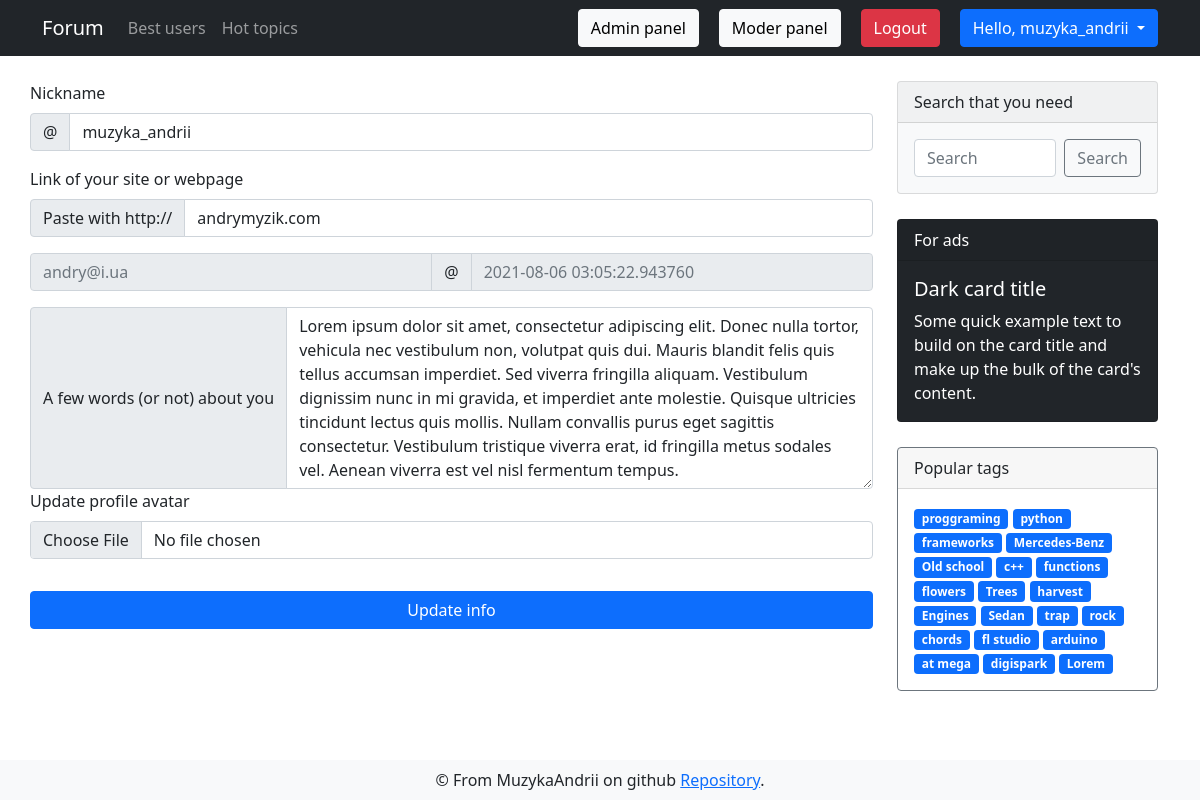
/user/settings (signed in), run on an earlier commit of the app's database.
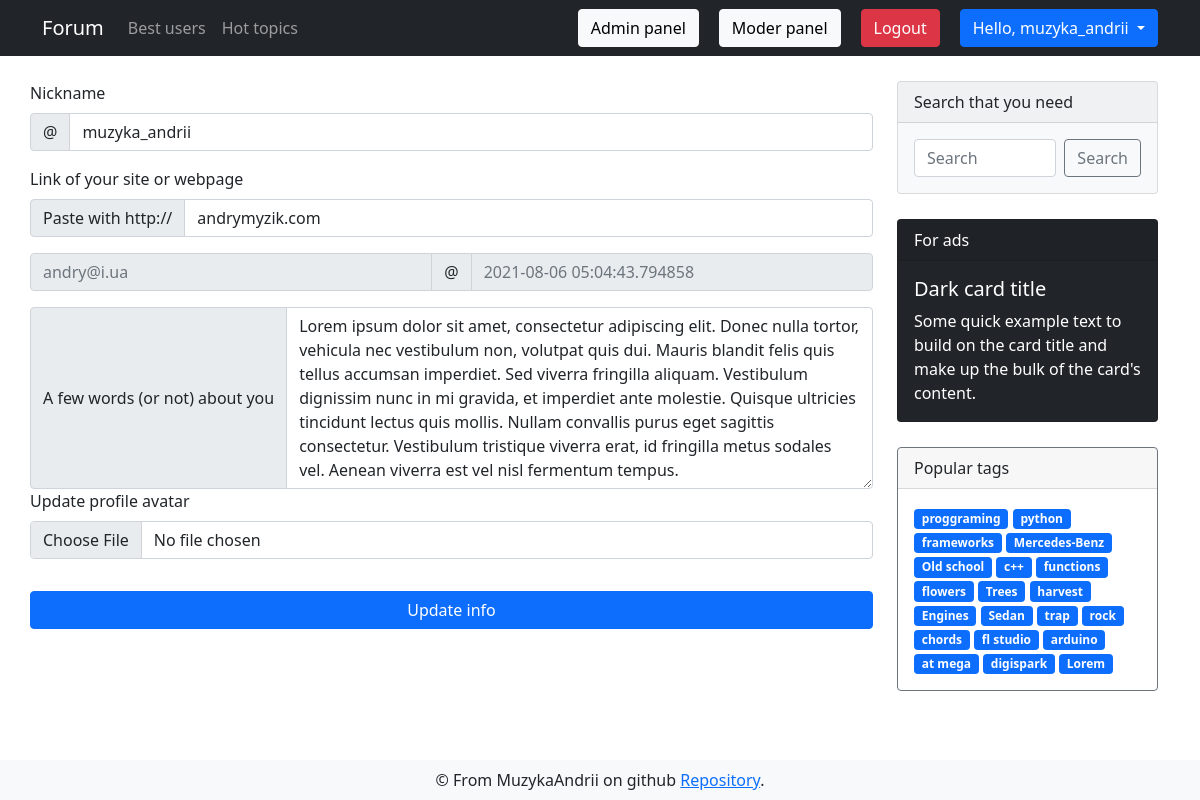
And on a later commit of the database.
### app/models.py (models this page shows, shortened)
class DbMixin(object):
    def save(self):
        db.session.add(self)
        db.session.commit()

class User(UserMixin, DbMixin, db.Model):
    id = db.Column(db.Integer, primary_key = True, autoincrement=True)
    nickname = db.Column(db.String(30), unique=True, nullable=False)
    email = db.Column(db.String(120), unique=True, nullable=False)
    email_confirmed = db.Column(db.Boolean, default=False)
    password = db.Column(db.String(70), nullable=False)
    about = db.Column(db.Text, default='Hi everyone!')
    website = db.Column(db.String(120))
    register_date = db.Column(db.DateTime, default=dt.utcnow)
    last_seen = db.Column(db.DateTime, default=dt.utcnow)
    is_banned = db.Column(db.Boolean, default=False)
    ban_reason = db.Column(db.String(255))
    created_discussions = db.relationship('Discussion', backref='creator', lazy='dynamic')
    created_comments = db.relationship('Comment', backref='creator', lazy='dynamic')
    avatars = db.relationship('Image', backref='owner', lazy='dynamic')
    edit_requests = db.relationship('Edit_request', backref='editor', lazy='dynamic')
    roles = db.relationship('Role', secondary=users_roles, backref=db.backref('users', lazy='select'))
    def update_last_seen(self):
        self.last_seen = dt.now()
        self.save()
    def has_role(self, role):
        for r in self.roles:
            if r.name == role:
                return True
        return False

class Tag(DbMixin, db.Model):
    id = db.Column(db.Integer, primary_key = True, autoincrement=True)
    name = db.Column(db.String(50), unique=True, nullable=False)
    slug = db.Column(db.String(100), unique=True, nullable=False)
    section_id = db.Column(db.Integer, db.ForeignKey('section.id'), nullable=False)

### app/views.py (the view)
@app.route('/user/settings', methods=['GET'])
@login_required
def user_settings():
    form, email, last_seen = prepare_user_settings_form(current_user)
    return render_template('user/user_settings.html', tags=get_tags(), form=form, email=email, last_seen=last_seen)

### app/forms.py
class UpdateAccountForm(FlaskForm):
    nickname = StringField('Nickname', validators=[DataRequired(message='This area is required'), Length(min=3, max=30, message='Nickname must be bigger than 3 and less than 30 characers')])
    about = TextAreaField('A few words (or not) about you', validators=[DataRequired(message='This area is required'), Length(min=3, max=1000, message='About section must be less than 1000 characters and bigger than 3')])
    website = StringField('Link of your site or webpage')
    image = FileField('Update profile avatar', validators=[FileAllowed(['jpg', 'png'])])
    submit = SubmitField('Update info')

### app/controllers/user_controller.py (called while the page is built)
def prepare_user_settings_form(user: User) -> (FlaskForm, str, datetime):
    form = UpdateAccountForm()
    form.nickname.data = user.nickname
    form.website.data = user.website
    form.about.data = user.about
    email = user.email
    last_seen = user.last_seen
    return form, email, last_seen

### app/models.py (called while the page is built)
@login.user_loader
def user_loader(user_id):
    return User.query.get(int(user_id))

### app/views.py (called while the page is built)
@app.before_request
def update_last_seen():
    if current_user.is_authenticated:
        current_user.update_last_seen()

@cache.cached(timeout=60)
def is_current_user_banned():
    is_banned, reason = current_user.query.with_entities(User.is_banned, User.ban_reason).first()
    if is_banned:
        return reason
    else:
        return False

@app.before_request
def check_banned():
    if not current_user.is_authenticated:
        return
    result = is_current_user_banned()
    if result:
        logout_user()
        return render_template('alerts/banned.html', reason=result)

@cache.cached(timeout=600, key_prefix='tags')
def get_tags():
    return Tag.query.with_entities(Tag.slug, Tag.name).limit(25).all()

### app/templates/user/user_settings.html (shortened to what this page needs)
{% extends "layouts/base.html" %}
{% block content %}
<div class="container">
    <div class="row">
        <form enctype="multipart/form-data" method="POST" action="{{ url_for('update_user') }}" style="margin-top: 25px;"
            class="col-md-9 list-group list-group-numbered">
            {% from 'layouts/_render_form_errors.html' import render_form_errors %}
            <label for="site" class="form-label">{{ form.nickname.label }}</label>
            <div class="input-group mb-3">
                <span class="input-group-text" id="basic-addon1">@</span>
                <input name="{{ form.nickname.name }}" value='{{ form.nickname.data }}' id='site' type="text"
                    class="form-control" placeholder="Username" aria-label="Username" aria-describedby="basic-addon1">
            </div>
            <label for="basic-url" class="form-label">{{ form.website.label }}</label>
            <div class="input-group mb-3">
                <span class="input-group-text" id="basic-addon3">Paste with http://</span>
                <input name="{{ form.website.name }}" value="{{ form.website.data }}" type="text" class="form-control"
                    id="basic-url" aria-describedby="basic-addon3">
            </div>
            <div class="input-group mb-3">
                <input disabled type="text" class="form-control" placeholder="{{ email }}" aria-label="Username">
                <span class="input-group-text">@</span>
                <input disabled type="text" class="form-control" placeholder="{{ last_seen }}" aria-label="Server">
            </div>
            <div class="input-group">
                <span class="input-group-text">{{ form.about.label }}</span>
                <textarea name="{{ form.about.name }}" rows='7' class="form-control" value="{{ form.about.data }}"
                    aria-label="With textarea">{{ form.about.data }}</textarea>
            </div>
            <div class="mb-3">
                <label for="formFile" class="form-label">{{ form.image.label }}</label>
                {{ form.image(class="form-control") }}
            </div>
            {{ form.submit(class="btn btn-primary input-group mt-3") }}
        </form>
        {% include 'layouts/sidebar.html' %}
    </div>
</div>
{% endblock %}

### app/templates/layouts/base.html (shortened to what this page needs)
<!doctype html>
<html>
<head>
  {% block head %}
  <link href="https://cdn.jsdelivr.net/npm/bootstrap@5.0.0/dist/css/bootstrap.min.css" rel="stylesheet"
>
  <link rel="stylesheet" type="text/css" href="{{ url_for('static',filename='css/style.css') }}">
  {% endblock %}
</head>
<body>
  <nav class="navbar navbar-expand-lg navbar-dark bg-dark">
    <div class="container">
      <a class="navbar-brand" href="{{ url_for('index') }}">Forum</a>
      <div class="collapse navbar-collapse" id="navbarSupportedContent">
        <ul class="navbar-nav me-auto mb-2 mb-lg-0">
          <li class="nav-item">
            <a class="nav-link" aria-current="page" href="{{url_for('list_users')}}">Best users</a>
          </li>
          <li class="nav-item">
            <a class="nav-link" href="{{ url_for('hot_topics') }}">Hot topics</a>
          </li>
        </ul>
        <form class="d-flex">
          {% if current_user.is_anonymous %}
          <a href="{{ url_for('auth.register') }}" type="button" class="btn login-btn btn-secondary">Register</a>
          <a href="{{ url_for('auth.login') }}" type="button" class="btn btn-secondary">Log in</a>
          {% else %}
          {% if current_user.has_role('admin') %}
          <a style="margin-right: 20px;" href="/admin" type="button"
          class="btn btn-light">Admin panel</a>
          {% endif %}
          {% if current_user.has_role('moderator') %}
          <a style="margin-right: 20px;" href="/moder" type="button"
          class="btn btn-light">Moder panel</a>
          {% endif %}
          <a style="margin-right: 20px;" href="{{ url_for('auth.logout') }}" type="button"
            class="btn btn-danger">Logout</a>
          <div class="dropdown">
            <button class="btn btn-primary dropdown-toggle" type="button" id="dropdownMenuButton1" data-bs-toggle="dropdown" aria-expanded="false">
              Hello, {{ current_user.nickname }}
            </button>
          </div>
          {% endif %}
        </form>
      </div>
    </div>
  </nav>
  {% block content %}
  {% endblock %}
  {% block footer %}
  <footer class="navbar fixed-bottom navbar-light bg-light">
    <div class="container" style="justify-content: space-around;">
      <div class="footer-content">
        &copy; From MuzykaAndrii on github
        <a href="https://github.com/MuzykaAndrii/modern-flask-forum">Repository</a>.</div>
    </div>
  </footer>
  {% endblock %}
</body>
</html>

### app/templates/layouts/sidebar.html
<div class="sidebar col-md-3">
    <div class="card text-dark bg-light mb-3" style="max-width: 18rem;">
        <div class="card-header">Search that you need</div>
        <form method="GET" action="{{ url_for('search') }}" class="card-body d-flex">
            <input name="search_query" value="{{ request.args.get('search_query', '') }}" class="form-control me-2" type="text" placeholder="Search" aria-label="Search">
            <button class="btn btn-outline-secondary" type="submit">Search</button>
        </form>
    </div>
    <div class="card text-white bg-dark mb-3" style="max-width: 18rem;">
        <div class="card-header">For ads</div>
        <div class="card-body">
            <h5 class="card-title">Dark card title</h5>
            <p class="card-text">Some quick example text to build on the card title and make up the bulk of the
                card's content.</p>
        </div>
    </div>
    <div class="card border-secondary mb-3" style="max-width: 18rem;">
        <div class="card-header">Popular tags</div>
        <div class="card-body text-secondary">
            {% for tag in tags %}
            <a href="{{ url_for('tags_discussions', tag_slug=tag[0]) }}" class="tag badge bg-primary">{{ tag[1] }}</a>
            {% endfor %}
        </div>
    </div>
</div>

### app/static/css/style.css (style rules this page uses)
.card { margin: 25px 0; }
.tag { text-decoration: none; }

What changed in the data, as far as the page shows it:
changed User "muzyka_andrii": last_seen "2021-08-06 03:05:22.943760" → "2021-08-06 05:04:43.794858"
